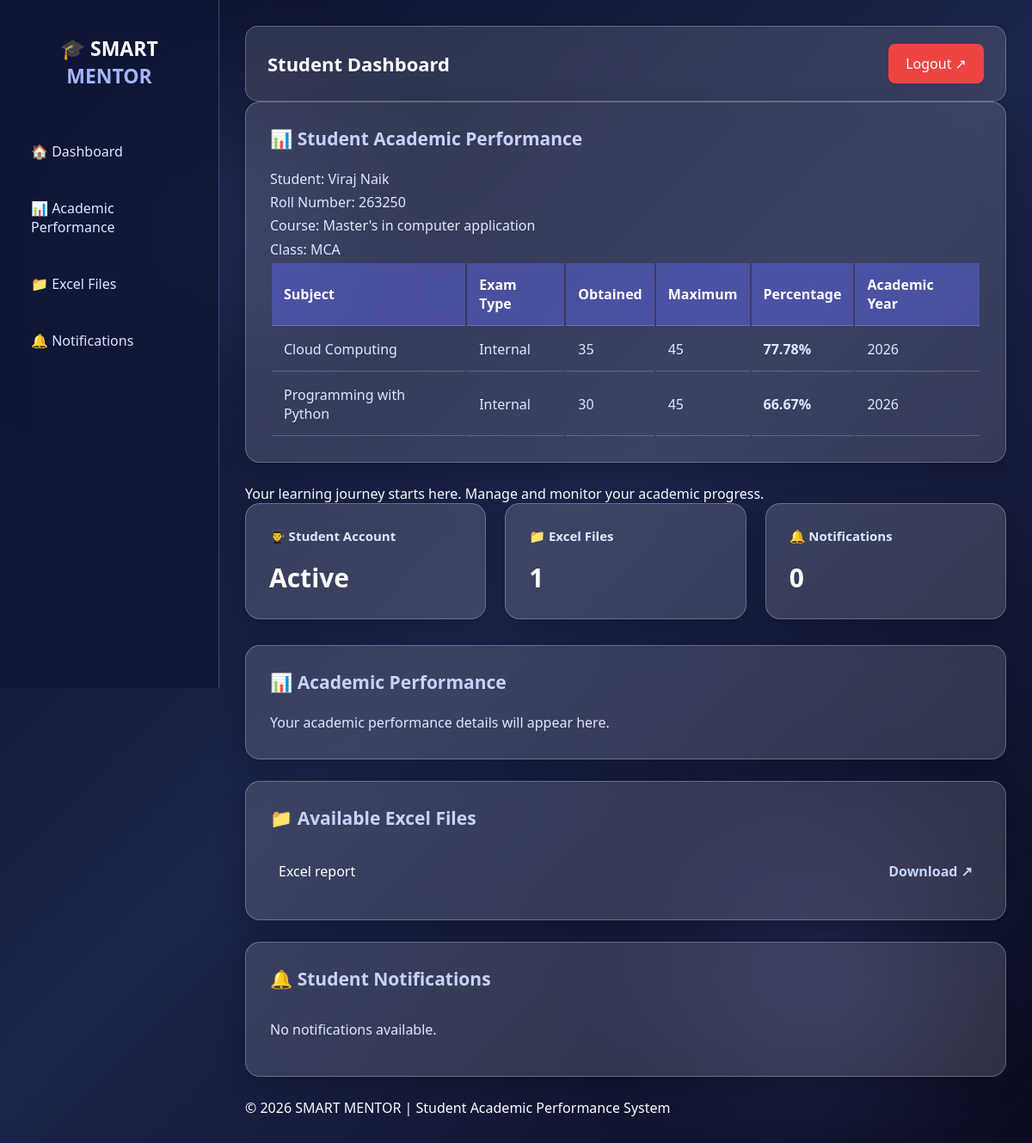
Before: /dashboard/ (signed in) with the older database file.
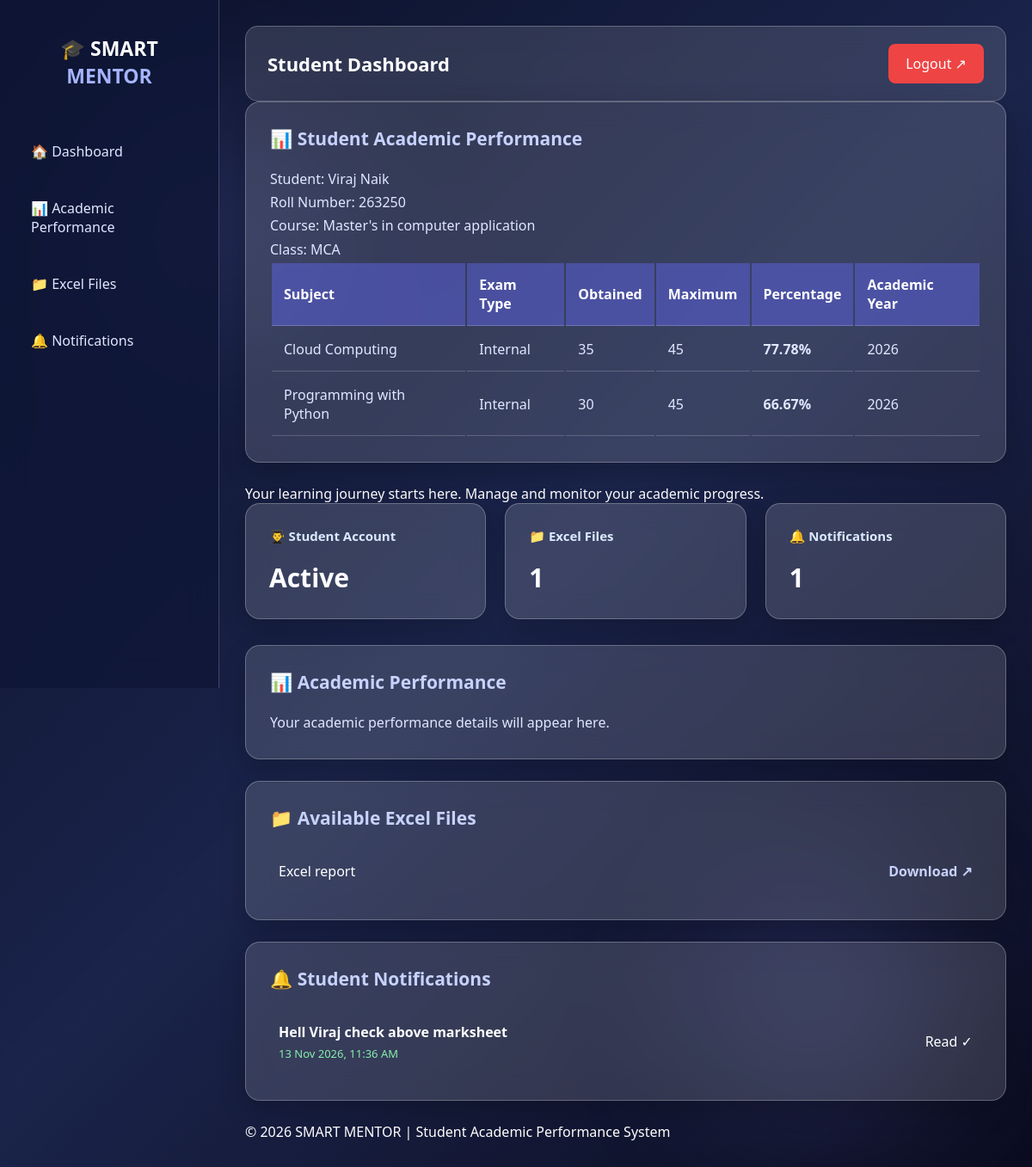
After: the same page with the newer database file.
### mentor/models.py (models this page shows, shortened)
class StudentProfile(models.Model):
    user = models.OneToOneField(
        User,
        on_delete=models.CASCADE,
        related_name="student_profile"
    )
    roll_number = models.CharField(max_length=30, unique=True)
    course = models.CharField(max_length=100)
    class_name = models.CharField(max_length=100)
    department = models.CharField(max_length=100, blank=True)
    academic_year = models.CharField(max_length=20, blank=True)
    phone = models.CharField(max_length=15, blank=True)
    address = models.TextField(blank=True)
    class Meta:
        verbose_name = "Student Profile"
        verbose_name_plural = "Student Profiles"

class StudentMark(models.Model):
    EXAM_CHOICES = [
        ('Internal', 'Internal'),
        ('External', 'External'),
        ('Practical', 'Practical'),
    ]
    student = models.ForeignKey(
        StudentProfile,
        on_delete=models.CASCADE,
        related_name="marks"
    )
    subject = models.ForeignKey(
        Subject,
        on_delete=models.CASCADE,
        related_name="student_marks"
    )
    teacher = models.ForeignKey(
        TeacherProfile,
        on_delete=models.SET_NULL,
        null=True,
        blank=True,
        related_name="entered_marks"
    )
    exam_type = models.CharField(
        max_length=20,
        choices=EXAM_CHOICES
    )
    marks_obtained = models.PositiveIntegerField(
        validators=[MinValueValidator(0)]
    )
    max_marks = models.PositiveIntegerField(
        default=100,
        validators=[MinValueValidator(1)]
    )
    academic_year = models.CharField(max_length=20)
    exam_date = models.DateField(null=True, blank=True)
    remarks = models.TextField(blank=True)
    created_at = models.DateTimeField(auto_now_add=True)
    class Meta:
        verbose_name = "Student Mark"
        verbose_name_plural = "Student Marks"
        ordering = ['student', 'subject']
        constraints = [
            models.UniqueConstraint(
                fields=[
                    'student',
                    'subject',
                    'exam_type',
                    'academic_year'
                ],
                name='unique_student_subject_exam_year'
            )
        ]
    @property
    def percentage(self):
        if self.max_marks:
            return round(
                (self.marks_obtained / self.max_marks) * 100,
                2
            )
        return 0

class Subject(models.Model):
    subject_code = models.CharField(max_length=30, unique=True)
    subject_name = models.CharField(max_length=100)
    course = models.CharField(max_length=100)
    semester = models.CharField(max_length=30, blank=True)
    class Meta:
        verbose_name = "Subject"
        verbose_name_plural = "Subjects"
        ordering = ['subject_name']

class ExcelFile(models.Model):
    title = models.CharField(max_length=100)
    file = models.FileField(upload_to='excel_files/')
    class Meta:
        verbose_name = "Student Excel File"
        verbose_name_plural = "Student Excel Files"

class Notification(models.Model):
    recipient_email = models.EmailField(default='')
    message = models.CharField(max_length=255)
    created_at = models.DateTimeField(auto_now_add=True)
    is_read = models.BooleanField(default=False)
    class Meta:
        verbose_name = "Student Notification"
        verbose_name_plural = "Student Notifications"
        ordering = ['-created_at']

### mentor/views.py (the view)
# urls.py: path('dashboard/', views.dashboard, name='dashboard'),
@login_required(login_url="student_login")
def dashboard(request):
    excel_files = ExcelFile.objects.all()
    student = StudentProfile.objects.filter(
        user=request.user
    ).first()
    marks = []
    if student:
        marks = StudentMark.objects.filter(
            student=student
        ).select_related(
            "subject", "teacher"
        ).order_by("subject__subject_name")
    notifications = Notification.objects.filter(
        recipient_email__iexact=request.user.email
    ).order_by("-created_at")
    context = {
        "excel_files": excel_files,
        "notifications": notifications,
        "student": student,
        "marks": marks,
    }
    return render(request, "mentor/dashboard.html", context)

### templates/mentor/dashboard.html (shortened to what this page needs)
{% load static %}
<!DOCTYPE html>
<html lang="en">
<head>
</head>
<body>
<div class="background"></div>
<div class="overlay"></div>
<aside class="sidebar">
    <div class="logo">
        🎓 SMART <span>MENTOR</span>
    </div>
    <a href="{% url 'dashboard' %}">🏠 Dashboard</a>
    <a href="#performance">📊 Academic Performance</a>
    <a href="#files">📁 Excel Files</a>
    <a href="#notifications">🔔 Notifications</a>
</aside>
<main class="main">
    <header class="topbar">
        <h2>Student Dashboard</h2>
        <a href="{% url 'logout' %}" class="logout">
            Logout ↗
        </a>
    </header>
<section class="section" id="performance">
    <h2>📊 Student Academic Performance</h2>
    {% if student %}
        <p>
            Student: {{ student.user.get_full_name|default:student.user.email }}
            <br>
            Roll Number: {{ student.roll_number }}
            <br>
            Course: {{ student.course }}
            <br>
            Class: {{ student.class_name }}
        </p>
    {% endif %}
    {% if marks %}
    <div class="marks-container">
        <table class="marks-table">
            <thead>
                <tr>
                    <th>Subject</th>
                    <th>Exam Type</th>
                    <th>Obtained</th>
                    <th>Maximum</th>
                    <th>Percentage</th>
                    <th>Academic Year</th>
                </tr>
            </thead>
            <tbody>
                {% for mark in marks %}
                <tr>
                    <td>{{ mark.subject.subject_name }}</td>
                    <td>{{ mark.exam_type }}</td>
                    <td>{{ mark.marks_obtained }}</td>
                    <td>{{ mark.max_marks }}</td>
                    <td class="marks-percentage">
                        {{ mark.percentage }}%
                    </td>
                    <td>{{ mark.academic_year }}</td>
                </tr>
                {% endfor %}
            </tbody>
        </table>
    </div>
    {% else %}
        <p class="empty">
            No academic marks available yet.
        </p>
    {% endif %}
</section>
        <p>
            Your learning journey starts here.
            Manage and monitor your academic progress.
        </p>
    <section class="cards">
        <div class="card">
            <h3>👨‍🎓 Student Account</h3>
            <p>Active</p>
        </div>
        <div class="card">
            <h3>📁 Excel Files</h3>
            <p>{{ excel_files|length }}</p>
        </div>
        <div class="card">
            <h3>🔔 Notifications</h3>
            <p>{{ notifications|length }}</p>
        </div>
    </section>
    <section class="section" id="performance">
        <h2>📊 Academic Performance</h2>
        <p>
            Your academic performance details will appear here.
        </p>
    </section>
    <section class="section" id="files">
        <h2>📁 Available Excel Files</h2>
        {% for excel in excel_files %}
            <div class="item">
                <span>{{ excel.title }}</span>
                {% if excel.file %}
                    <a href="{{ excel.file.url }}" target="_blank">
                        Download ↗
                    </a>
                {% endif %}
            </div>
        {% empty %}
            <p class="empty">
                No Excel files available.
            </p>
        {% endfor %}
    </section>
    <section class="section" id="notifications">
        <h2>🔔 Student Notifications</h2>
        {% for notification in notifications %}
            <div class="item">
                <div>
                    <strong>{{ notification.message }}</strong>
                    <p class="status">
                        {{ notification.created_at|date:"d M Y, h:i A" }}
                    </p>
                </div>
                {% if notification.is_read %}
                    <span>Read ✓</span>
                {% else %}
                    <span class="status">New</span>
                {% endif %}
            </div>
        {% empty %}
            <p class="empty">
                No notifications available.
            </p>
        {% endfor %}
    </section>
    <footer class="footer">
        © 2026 SMART MENTOR |
        Student Academic Performance System
    </footer>
</main>
</body>
</html>

Changed rows visible on the page:
added Notification: message "Hell Viraj check above marksheet", created_at "13 Nov 2026, 11:36 AM", is_read "Read ✓"
Other visible differences:
{{ notifications|length }}: "0" → "1"
text no longer shown: "No notifications available."
